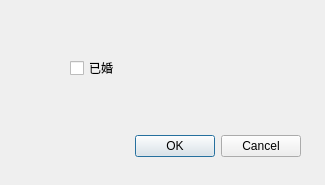
<?xml version="1.0" encoding="UTF-8"?>
<ui version="4.0">
 <class>SeekbyMarriedDialog</class>
 <widget class="QDialog" name="SeekbyMarriedDialog">
  <property name="geometry">
   <rect>
    <x>0</x>
    <y>0</y>
    <width>325</width>
    <height>185</height>
   </rect>
  </property>
  <property name="windowTitle">
   <string>Dialog</string>
  </property>
  <widget class="QDialogButtonBox" name="buttonBox">
   <property name="geometry">
    <rect>
     <x>-40</x>
     <y>130</y>
     <width>341</width>
     <height>32</height>
    </rect>
   </property>
   <property name="orientation">
    <enum>Qt::Horizontal</enum>
   </property>
   <property name="standardButtons">
    <set>QDialogButtonBox::Cancel|QDialogButtonBox::Ok</set>
   </property>
  </widget>
  <widget class="QCheckBox" name="checkBoxMarried">
   <property name="geometry">
    <rect>
     <x>70</x>
     <y>60</y>
     <width>71</width>
     <height>16</height>
    </rect>
   </property>
   <property name="text">
    <string>已婚</string>
   </property>
  </widget>
 </widget>
 <resources/>
 <connections>
  <connection>
   <sender>buttonBox</sender>
   <signal>accepted()</signal>
   <receiver>SeekbyMarriedDialog</receiver>
   <slot>accept()</slot>
   <hints>
    <hint type="sourcelabel">
     <x>248</x>
     <y>254</y>
    </hint>
    <hint type="destinationlabel">
     <x>157</x>
     <y>274</y>
    </hint>
   </hints>
  </connection>
  <connection>
   <sender>buttonBox</sender>
   <signal>rejected()</signal>
   <receiver>SeekbyMarriedDialog</receiver>
   <slot>reject()</slot>
   <hints>
    <hint type="sourcelabel">
     <x>316</x>
     <y>260</y>
    </hint>
    <hint type="destinationlabel">
     <x>286</x>
     <y>274</y>
    </hint>
   </hints>
  </connection>
 </connections>
</ui>
